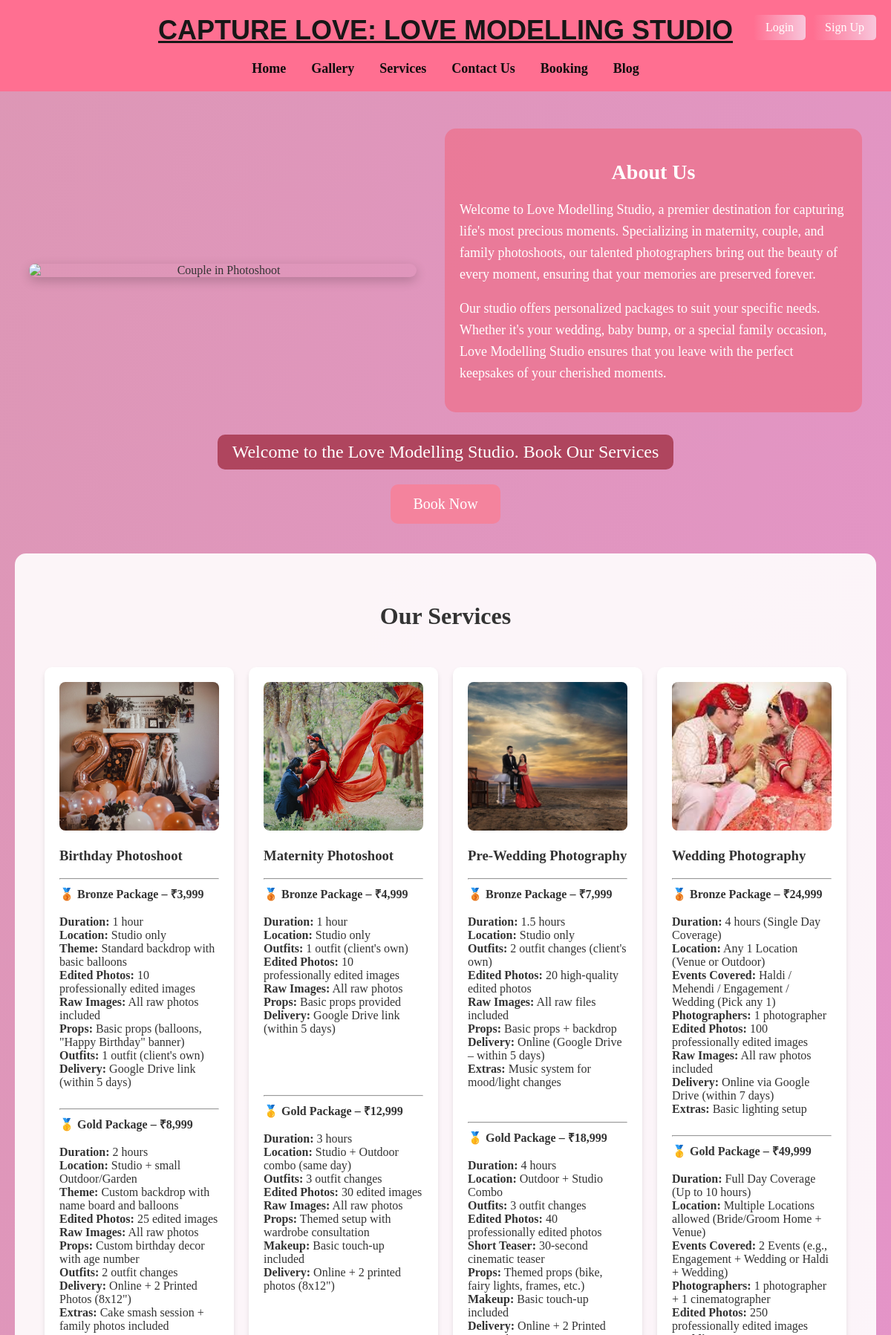
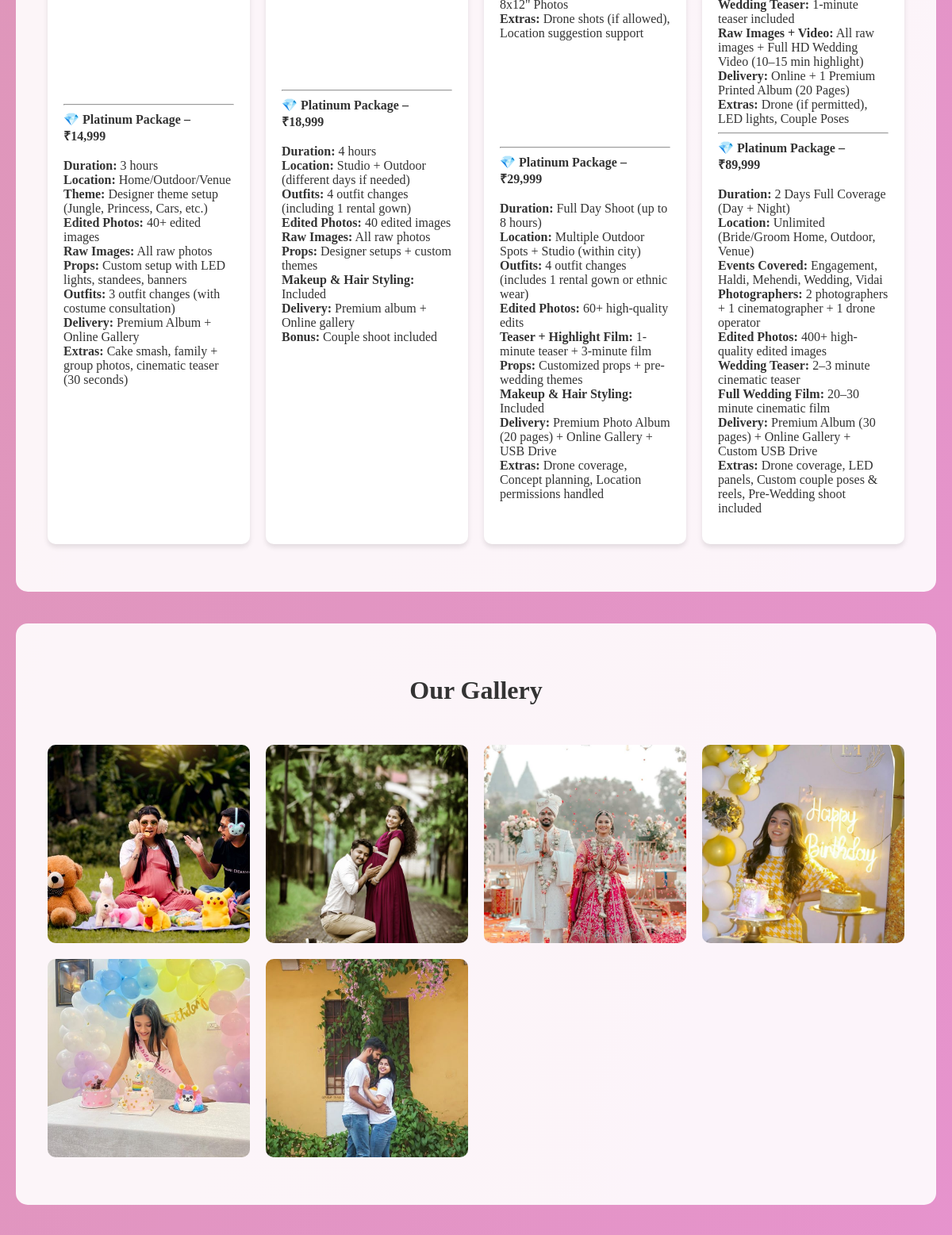
The page / (upper part) on the database its author committed (2 pictures, top to bottom).
### home/models.py (models this page shows, shortened)
class Service(models.Model):
    name = models.CharField(max_length=100)
    description = models.TextField()
    image = models.ImageField(upload_to='services/', null=True, blank=True)
    is_active = models.BooleanField(default=True)
    category = models.CharField(max_length=100, default='General')
    created_at = models.DateTimeField(default=timezone.now)
    updated_at = models.DateTimeField(auto_now=True)
    class Meta:
        verbose_name = 'Service'
        verbose_name_plural = 'Services'
        ordering = ['name']

class Gallery(models.Model):
    CATEGORY_CHOICES = [
        ('wedding', 'Wedding'),
        ('prewedding', 'Pre-Wedding'),
        ('birthday', 'Birthday'),
        ('outdoor', 'Outdoor'),
        ('maternity', 'Maternity')
    ]
    title = models.CharField(max_length=200, default='Untitled')
    description = models.TextField(blank=True, null=True)
    image = models.ImageField(upload_to='gallery/', blank=True, null=True)
    category = models.CharField(max_length=50, choices=CATEGORY_CHOICES, default='wedding')
    uploaded_at = models.DateTimeField(auto_now_add=True)
    class Meta:
        verbose_name_plural = 'Galleries'
        ordering = ['-uploaded_at']

### home/views.py (the view)
# urls.py: path('', views.index, name='index'),
def index(request):
    testimonials = Testimonial.objects.filter(is_displayed=True).order_by('-date_submitted')[:3]
    gallery_items = Gallery.objects.all().order_by('-uploaded_at')[:6]
    services = Service.objects.all()
    context = {
        'testimonials': testimonials,
        'gallery_items': gallery_items,
        'services': services,
    }
    return render(request, 'index.html', context)

### home/templates/index.html (shortened to what this page needs)
{% extends 'base.html' %}
{% block content %}
<!DOCTYPE html>
<html lang="en">
<head>
</head>
<body>
    <div class="main">
        <img src="https://www.weddingsutra.com/images/bride/fashion/jewelry-series-gujarati-bride/gujrati-bride-intro.webp" alt="Couple in Photoshoot">
        <div class="about-us">
            <h2>About Us</h2>
            <p>Welcome to Love Modelling Studio, a premier destination for capturing life's most precious moments.
                Specializing in maternity, couple, and family photoshoots, our talented photographers bring out the beauty of every moment,
                ensuring that your memories are preserved forever.</p>
            <p>Our studio offers personalized packages to suit your specific needs. Whether it's your wedding, baby bump, or a special family occasion,
                Love Modelling Studio ensures that you leave with the perfect keepsakes of your cherished moments.</p>
        </div>
    </div>
    <div class="center-content">
        <div class="welcome-banner">
            Welcome to the Love Modelling Studio. Book Our Services
        </div>
        <a href="{% url 'booking' %}" class="book-now">Book Now</a>
    </div>
    {% if services %}
    <section class="services-section">
        <h2 class="section-title">Our Services</h2>
        <div class="services-container">
            {% for service in services %}
            <div class="service-card">
                {% if service.image %}
                    <img src="{{ service.image.url }}" alt="{{ service.name }}" style="width: 100%; height: 200px; object-fit: cover; border-radius: 8px;">
                {% endif %}
                <h3>{{ service.name }}</h3>
                <p>{{ service.description|safe }}</p>
            </div>
            {% endfor %}
        </div>
    </section>
    {% endif %}
    {% if gallery_items %}
    <section class="gallery-section">
        <h2 class="section-title">Our Gallery</h2>
        <div class="gallery-grid">
            {% for item in gallery_items %}
            <div class="gallery-item">
                {% if item.image %}
                    <img src="{{ item.image.url }}" alt="{{ item.title }}">
                {% endif %}
            </div>
            {% endfor %}
        </div>
    </section>
    {% endif %}
</body>
</html>
{% endblock %}

### home/templates/base.html (style rules this page uses)
body { font-family: 'Georgia', serif; margin: 0; padding: 0; background: linear-gradient(to bottom right, #d8b789, #d8b789); color: #000000; }

### home/templates/index.html (style rules this page uses)
body { font-family: 'Georgia', serif; margin: 0; padding: 0; background: linear-gradient(to bottom right, #dd97b5, #e793cf); color: #333; }
.main { text-align: center; margin-top: 50px; display: flex; justify-content: space-around; align-items: center; padding: 0 20px; }
.main img { width: 45%; max-width: 700px; border-radius: 15px; box-shadow: 0px 5px 15px rgba(0, 0, 0, 0.2); }
.about-us { width: 45%; padding: 20px; color: #fff; background-color: rgba(237, 115, 144, 0.8); border-radius: 15px; }
.about-us h2 { font-size: 28px; margin-bottom: 20px; }
.about-us p { font-size: 18px; line-height: 1.6; text-align: left; }
.center-content { display: flex; flex-direction: column; align-items: center; justify-content: center; margin: 30px 0; }
.welcome-banner { font-size: 24px; color: #fff; background: #af455e; padding: 10px 20px; border-radius: 10px; margin-bottom: 20px; }
.book-now { padding: 15px 30px; background: #f4839d; color: #fff; border: none; border-radius: 10px; font-size: 20px; cursor: pointer; transition: background 0.3s; text-decoration: none; display: inline-block; }
.services-section { padding: 40px 20px; background: rgba(255, 255, 255, 0.9); margin: 40px 20px; border-radius: 15px; }
.services-container { display: grid; grid-template-columns: repeat(auto-fit, minmax(250px, 1fr)); gap: 20px; padding: 20px; }
.service-card { background: white; padding: 20px; border-radius: 10px; box-shadow: 0 4px 6px rgba(0, 0, 0, 0.1); }
.gallery-section { padding: 40px 20px; background: rgba(255, 255, 255, 0.9); margin: 40px 20px; border-radius: 15px; }
.gallery-grid { display: grid; grid-template-columns: repeat(auto-fit, minmax(250px, 1fr)); gap: 20px; padding: 20px; }
.gallery-item { position: relative; border-radius: 10px; overflow: hidden; height: 250px; }
.gallery-item img { width: 100%; height: 100%; object-fit: cover; }
.section-title { text-align: center; color: #333; font-size: 2em; margin-bottom: 30px; }

### rows shown on the page
Service: image (picture), name "Birthday Photoshoot", description "🥉 Bronze Package – ₹3,999 Duration: 1 hour Location: Studio only Theme: Standard backdrop with basic balloons Edited Photos: 10 professionally edited images Raw Images: All raw photos included Props: Basic props (balloons, \"Happy Birthday\" banner) Outfits: 1 outfit (client's own) Delivery: Google Drive link (within 5 days) 🥇 Gold Package – ₹8,999 Duration: 2 hours Location: Studio + small Outdoor/Garden Theme: Custom backdrop with name board and balloons Edited Photos: 25 edited images Raw Images: All raw photos Props: Custom birthday decor with age number Outfits: 2 outfit changes Delivery: Online + 2 Printed Photos (8x12\") Extras: Cake smash session + family photos included 💎 Platinum…"
Service: image (picture), name "Maternity Photoshoot", description "🥉 Bronze Package – ₹4,999 Duration: 1 hour Location: Studio only Outfits: 1 outfit (client's own) Edited Photos: 10 professionally edited images Raw Images: All raw photos Props: Basic props provided Delivery: Google Drive link (within 5 days) 🥇 Gold Package – ₹12,999 Duration: 3 hours Location: Studio + Outdoor combo (same day) Outfits: 3 outfit changes Edited Photos: 30 edited images Raw Images: All raw photos Props: Themed setup with wardrobe consultation Makeup: Basic touch-up included Delivery: Online + 2 printed photos (8x12\") 💎 Platinum Package – ₹18,999 Duration: 4 hours Location: Studio + Outdoor (different days if needed) Outfits: 4 outfit changes (including 1 rental gown) Edited…"
Service: image (picture), name "Pre-Wedding Photography", description "🥉 Bronze Package – ₹7,999 Duration: 1.5 hours Location: Studio only Outfits: 2 outfit changes (client's own) Edited Photos: 20 high-quality edited photos Raw Images: All raw files included Props: Basic props + backdrop Delivery: Online (Google Drive – within 5 days) Extras: Music system for mood/light changes 🥇 Gold Package – ₹18,999 Duration: 4 hours Location: Outdoor + Studio Combo Outfits: 3 outfit changes Edited Photos: 40 professionally edited photos Short Teaser: 30-second cinematic teaser Props: Themed props (bike, fairy lights, frames, etc.) Makeup: Basic touch-up included Delivery: Online + 2 Printed 8x12\" Photos Extras: Drone shots (if allowed), Location suggestion support 💎…"
Service: image (picture), name "Wedding Photography", description "🥉 Bronze Package – ₹24,999 Duration: 4 hours (Single Day Coverage) Location: Any 1 Location (Venue or Outdoor) Events Covered: Haldi / Mehendi / Engagement / Wedding (Pick any 1) Photographers: 1 photographer Edited Photos: 100 professionally edited images Raw Images: All raw photos included Delivery: Online via Google Drive (within 7 days) Extras: Basic lighting setup 🥇 Gold Package – ₹49,999 Duration: Full Day Coverage (Up to 10 hours) Location: Multiple Locations allowed (Bride/Groom Home + Venue) Events Covered: 2 Events (e.g., Engagement + Wedding or Haldi + Wedding) Photographers: 1 photographer + 1 cinematographer Edited Photos: 250 professionally edited images Wedding Teaser:…"
Gallery: image (picture)
Gallery: image (picture)
Gallery: image (picture)
Gallery: image (picture)
Gallery: image (picture)
Gallery: image (picture)
